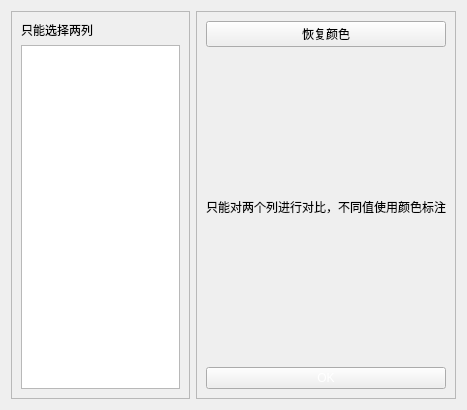
<?xml version="1.0" encoding="UTF-8"?>
<ui version="4.0">
    <class>Form</class>
    <widget class="QWidget" name="Form">
        <property name="geometry">
            <rect>
                <x>0</x>
                <y>0</y>
                <width>467</width>
                <height>410</height>
            </rect>
        </property>
        <property name="windowTitle">
            <string>对比列</string>
        </property>
        <layout class="QHBoxLayout" name="horizontalLayout">
            <item>
                <widget class="QFrame" name="frame">
                    <property name="frameShape">
                        <enum>QFrame::StyledPanel</enum>
                    </property>
                    <property name="frameShadow">
                        <enum>QFrame::Raised</enum>
                    </property>
                    <layout class="QVBoxLayout" name="verticalLayout">
                        <item>
                            <widget class="QLabel" name="label">
                                <property name="text">
                                    <string>只能选择两列</string>
                                </property>
                            </widget>
                        </item>
                        <item>
                            <widget class="QListWidget" name="column_names">
                                <property name="selectionMode">
                                    <enum>QAbstractItemView::ExtendedSelection</enum>
                                </property>
                            </widget>
                        </item>
                    </layout>
                </widget>
            </item>
            <item>
                <widget class="QFrame" name="frame_2">
                    <property name="frameShape">
                        <enum>QFrame::StyledPanel</enum>
                    </property>
                    <property name="frameShadow">
                        <enum>QFrame::Raised</enum>
                    </property>
                    <layout class="QVBoxLayout" name="verticalLayout_2">
                        <item>
                            <widget class="QPushButton" name="btn_reset">
                                <property name="text">
                                    <string>恢复颜色</string>
                                </property>
                            </widget>
                        </item>
                        <item>
                            <widget class="QLabel" name="label_2">
                                <property name="text">
                                    <string>只能对两个列进行对比，不同值使用颜色标注</string>
                                </property>
                            </widget>
                        </item>
                        <item>
                            <widget class="QPushButton" name="btn_ok">
                                <property name="styleSheet">
                                    <string notr="true">color: rgb(255, 255, 255); background-color: rgb(28, 177,
                                        245);
                                    </string>
                                </property>
                                <property name="text">
                                    <string>OK</string>
                                </property>
                            </widget>
                        </item>
                    </layout>
                </widget>
            </item>
        </layout>
    </widget>
    <resources/>
    <connections/>
</ui>
